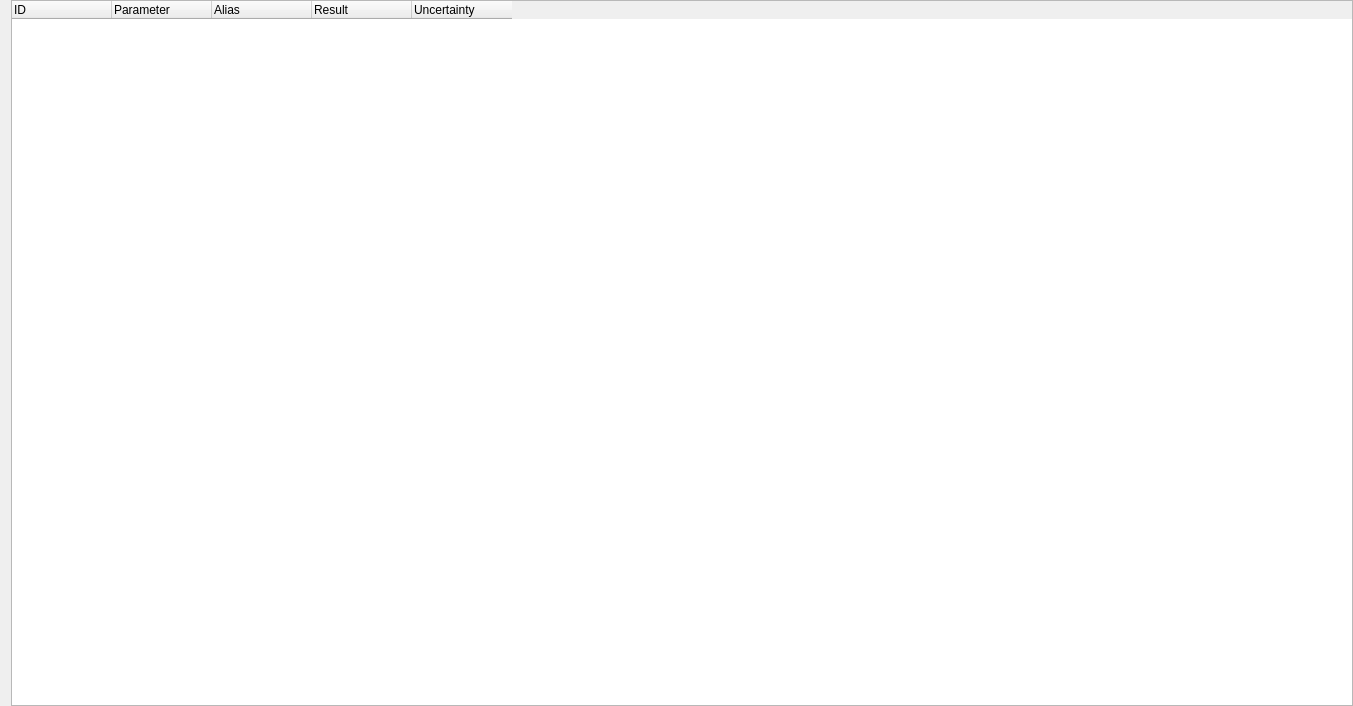
<?xml version="1.0" encoding="UTF-8"?>
<ui version="4.0">
 <class>lmfitresulttree</class>
 <widget class="QWidget" name="lmfitresulttree">
  <property name="geometry">
   <rect>
    <x>0</x>
    <y>0</y>
    <width>1353</width>
    <height>706</height>
   </rect>
  </property>
  <property name="windowTitle">
   <string>Form</string>
  </property>
  <layout class="QHBoxLayout" name="horizontalLayout">
   <property name="topMargin">
    <number>0</number>
   </property>
   <property name="rightMargin">
    <number>0</number>
   </property>
   <property name="bottomMargin">
    <number>0</number>
   </property>
   <item>
    <widget class="QTreeWidget" name="tree">
     <property name="horizontalScrollBarPolicy">
      <enum>Qt::ScrollBarAlwaysOff</enum>
     </property>
     <property name="alternatingRowColors">
      <bool>true</bool>
     </property>
     <property name="verticalScrollMode">
      <enum>QAbstractItemView::ScrollPerPixel</enum>
     </property>
     <property name="columnCount">
      <number>5</number>
     </property>
     <attribute name="headerMinimumSectionSize">
      <number>10</number>
     </attribute>
     <attribute name="headerStretchLastSection">
      <bool>false</bool>
     </attribute>
     <column>
      <property name="text">
       <string>ID</string>
      </property>
     </column>
     <column>
      <property name="text">
       <string>Parameter</string>
      </property>
     </column>
     <column>
      <property name="text">
       <string>Alias</string>
      </property>
     </column>
     <column>
      <property name="text">
       <string>Result</string>
      </property>
     </column>
     <column>
      <property name="text">
       <string>Uncertainty</string>
      </property>
     </column>
    </widget>
   </item>
  </layout>
 </widget>
 <resources/>
 <connections/>
</ui>
